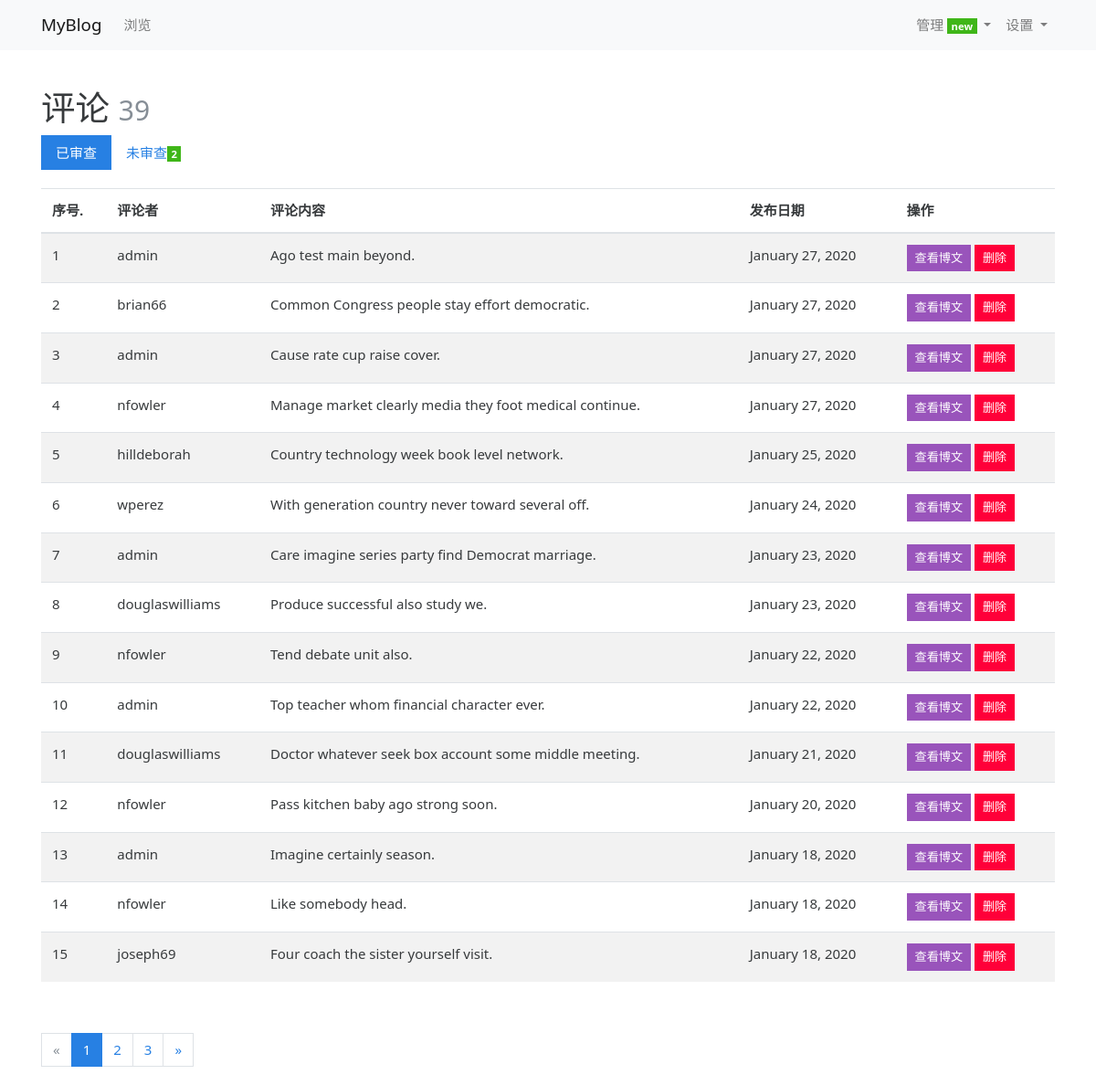
Screenshot of /admin/comment/manage (signed in) with the database file from the repository.
### MyBlog/models.py (models this page shows)
class Comment(db.Model):
    id = db.Column(db.Integer, primary_key=True)
    author_name = db.Column(db.String(30))
    body = db.Column(db.Text)
    reviewed = db.Column(db.Boolean, default=False)
    timestamp = db.Column(db.DateTime, default=datetime.utcnow, index=True)
    author_id = db.Column(db.Integer, db.ForeignKey('admin.id'))
    replied_id = db.Column(db.Integer, db.ForeignKey('comment.id'))
    post_id = db.Column(db.Integer, db.ForeignKey('post.id'))
    post_id_r = db.Column(db.Integer)
    author = db.relationship('Admin', back_populates='comments')
    post = db.relationship('Post', back_populates='comments')
    replies = db.relationship('Comment', back_populates='replied', cascade='all, delete-orphan')
    replied = db.relationship('Comment', back_populates='replies', remote_side=[id])

### MyBlog/blueprints/admin.py (the view)
@admin_bp.route('/comment/manage')
@login_required
@confirm_required
def manage_comment():
    filter_rule = request.args.get('filter', 'all')
    page = request.args.get('page', 1, type=int)
    per_page = current_app.config['MYBLOG_COMMENT_PER_PAGE']
    if filter_rule == 'unread':
        user_id = current_user.id
        filtered_comments = Comment.query.join(Post, Post.id == Comment.post_id_r).filter(Post.author_id == user_id)
        filtered_comments = filtered_comments.filter(Comment.reviewed== False)
    else:
        user_id=current_user.id
        filtered_comments = Comment.query.join(Post, Post.id == Comment.post_id).filter(Post.author_id == user_id)
    pagination = filtered_comments.order_by(Comment.timestamp.desc()).paginate(page, per_page=per_page)
    comments = pagination.items
    return render_template('admin/manage_comment.html', comments=comments, pagination=pagination)

### MyBlog/__init__.py (called while the page is built)
def register_template_context(app):
    @app.context_processor
    def make_template_context():
        categories = Category.query.order_by(Category.name).all()
        if current_user.is_authenticated:
            user_id = current_user.id
            filtered_comments = Comment.query.join(Post, Post.id == Comment.post_id_r).filter(Post.author_id == user_id)
            unread_comments = filtered_comments.filter(Comment.reviewed == False).count()
            return dict(admin=current_user, categories=categories, unread_comments=unread_comments)
        else:
            return dict(categories=categories)

def register_request_handlers(app):
    @app.after_request
    def query_profiler(response):
        for q in get_debug_queries():
            if q.duration >= app.config['MYBLOG_SLOW_QUERY_THRESHOLD']:
                app.logger.warning(
                    'Slow query: Duration: %fs\n Context: %s\nQuery: %s\n '
                    % (q.duration, q.context, q.statement)
                )
        return response

### MyBlog/extensions.py (called while the page is built)
@login_manager.user_loader
def load_user(user_id):
    from MyBlog.models import Admin
    user = Admin.query.get(int(user_id))
    return user

### MyBlog/utils.py (called while the page is built, shortened)
def confirm_required(func):
    @wraps(func)
    def decorated_function(*args, **kwargs):
        return func(*args, **kwargs)
    return decorated_function

### MyBlog/templates/admin/manage_comment.html (shortened to what this page needs)
{% extends 'base.html' %}
{% from 'bootstrap/pagination.html' import render_pagination %}
{% block content %}
    <div class="page-header">
        <h1>评论
            <small class="text-muted">{{ pagination.total }}</small>
        </h1>
        <ul class="nav nav-pills">
            <li class="nav-item">
                <a class="nav-link {% if request.args.get('filter', 'all') == 'all' %}active{% endif %}"
                   href="{{ url_for('admin.manage_comment', filter='all') }}">已审查</a>
            </li>
            <li class="nav-item">
                <a class="nav-link {% if request.args.get('filter') == 'unread' %}active{% endif %}"
                   href="{{ url_for('admin.manage_comment', filter='unread') }}">未审查{% if unread_comments %}<span
                        class="badge badge-success">{{ unread_comments }}</span>{% endif %}</a>
            </li>
        </ul>
    </div>
    {% if comments %}
        <table class="table table-striped">
            <thead>
            <tr>
                <th>序号.</th>
                <th>评论者</th>
                <th>评论内容</th>
                <th>发布日期</th>
                <th>操作</th>
            </tr>
            </thead>
            {% for comment in comments %}
                <tr {% if not comment.reviewed %}class="table-warning" {% endif %}>
                    <td>{{ loop.index + ((pagination.page - 1) * config['MYBLOG_COMMENT_PER_PAGE']) }}</td>
                    <td>
                        {{ comment.author_name }}
                    </td>
                    <td>{{ comment.body }}</td>
                    <td>{{ moment(comment.timestamp).format('LL') }}</td>
                    <td>
                        <a class="btn btn-info btn-sm" href=" {% if not comment.reviewed %}{{ url_for('blog.show_post', post_id=comment.post_id_r) }} {% else %}{{ url_for('blog.show_post', post_id=comment.post_id) }}{% endif %}">查看博文</a>
                        <form class="inline" method="post"
                              action="{{ url_for('.delete_comment', comment_id=comment.id, next=request.full_path) }}">
                            <button type="submit" class="btn btn-danger btn-sm"
                                    onclick="return confirm('Are you sure?');">删除
                            </button>
                        </form>
                    </td>
                </tr>
            {% endfor %}
        </table>
        <div class="page-footer">{{ render_pagination(pagination) }}</div>
    {% else %}
        <div class="tip"><h5>暂无关于您发布的博文评论.</h5></div>
    {% endif %}
{% endblock %}

### MyBlog/static/css/style.css (style rules this page uses)
nav { margin-bottom: 20px; }
.inline { display: inline; }
.page-header { padding-top: 20px; padding-bottom: 20px; }
.page-footer { padding-top: 40px; }

### rows the page displays
Comment: author_name "admin", body "Ago test main beyond.", timestamp "January 27, 2020"
Comment: author_name "brian66", body "Common Congress people stay effort democratic.", timestamp "January 27, 2020"
Comment: author_name "admin", body "Cause rate cup raise cover.", timestamp "January 27, 2020"
Comment: author_name "nfowler", body "Manage market clearly media they foot medical continue.", timestamp "January 27, 2020"
Comment: author_name "hilldeborah", body "Country technology week book level network.", timestamp "January 25, 2020"
Comment: author_name "wperez", body "With generation country never toward several off.", timestamp "January 24, 2020"
Comment: author_name "admin", body "Care imagine series party find Democrat marriage.", timestamp "January 23, 2020"
Comment: author_name "douglaswilliams", body "Produce successful also study we.", timestamp "January 23, 2020"
Comment: author_name "nfowler", body "Tend debate unit also.", timestamp "January 22, 2020"
Comment: author_name "admin", body "Top teacher whom financial character ever.", timestamp "January 22, 2020"
Comment: author_name "douglaswilliams", body "Doctor whatever seek box account some middle meeting.", timestamp "January 21, 2020"
Comment: author_name "nfowler", body "Pass kitchen baby ago strong soon.", timestamp "January 20, 2020"
Comment: author_name "admin", body "Imagine certainly season.", timestamp "January 18, 2020"
Comment: author_name "nfowler", body "Like somebody head.", timestamp "January 18, 2020"
Comment: author_name "joseph69", body "Four coach the sister yourself visit.", timestamp "January 18, 2020"

### other values shown
{{ render_nav_item('blog.index', '浏览') }} "浏览"
{{ pagination.total }} "39"
{{ unread_comments }} "2"
{{ render_pagination(pagination) }} "« 1 2 3 »"
